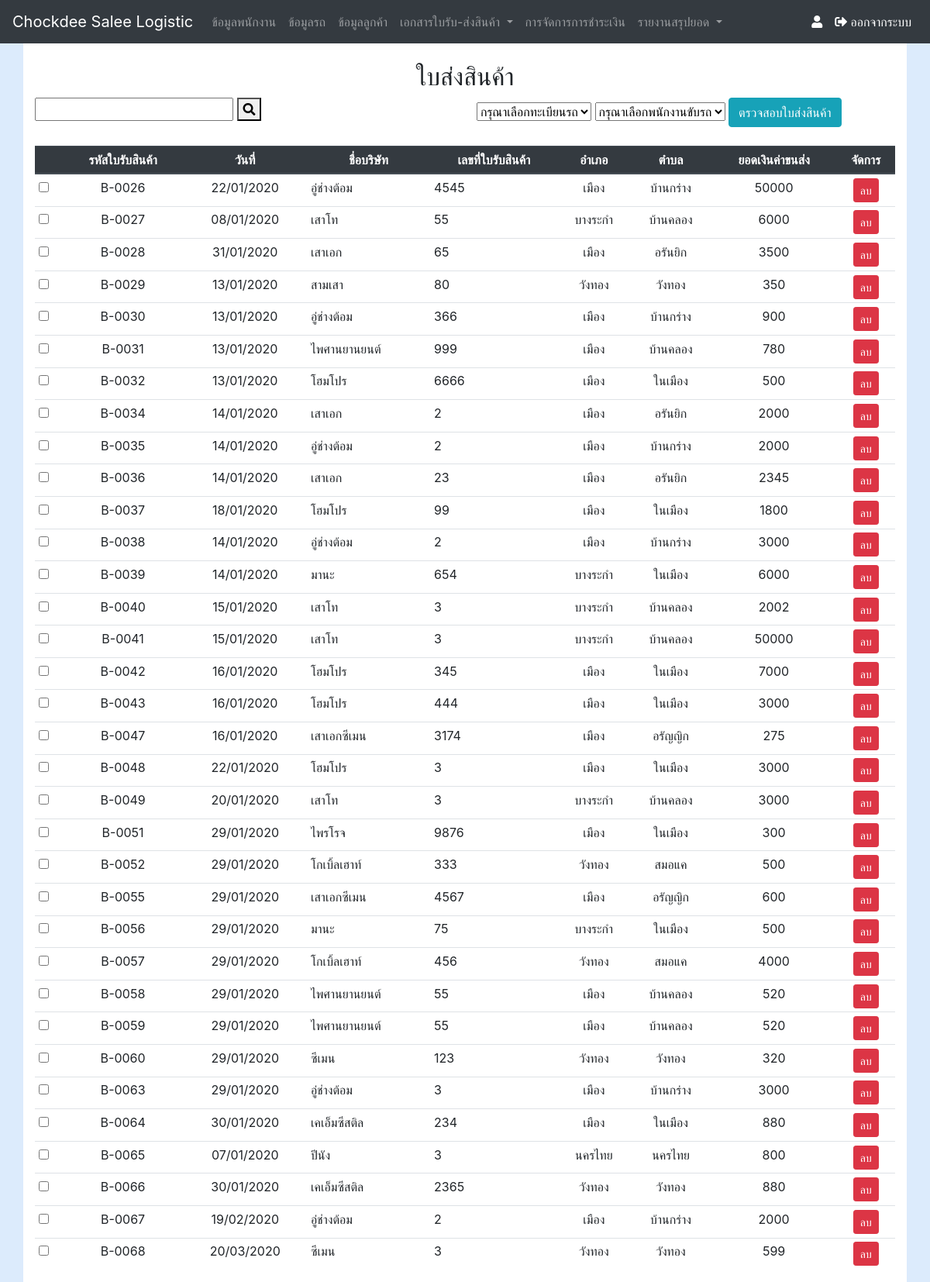
/receipt_show.php, run on an earlier commit of the app's database.
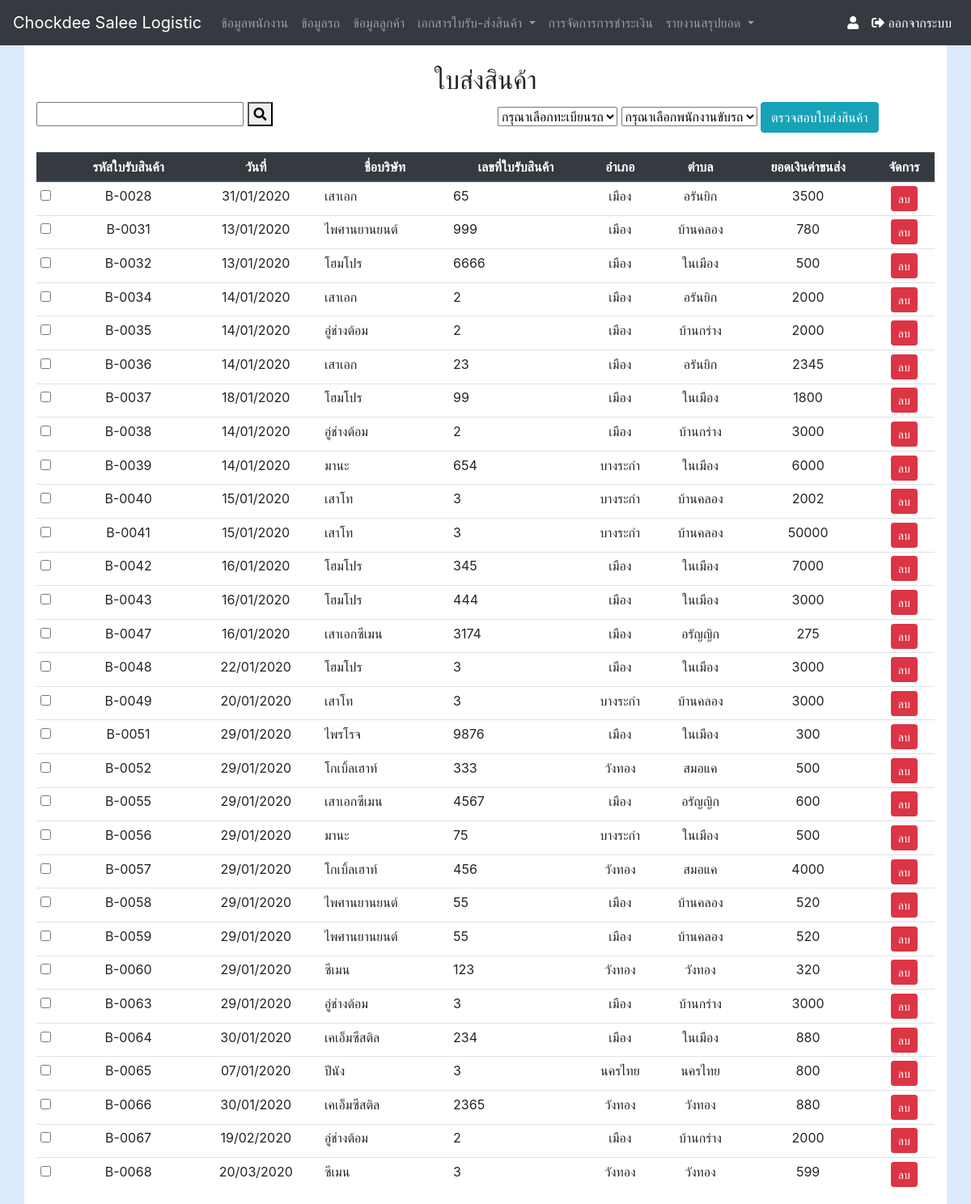
And on a later commit of the database.
### tables this page shows
CREATE TABLE `tb_waybill` (
  `wb_id` int(10) NOT NULL COMMENT 'auto',
  `wb_nbook` varchar(8) NOT NULL COMMENT 'เล่มที่',
  `wb_date` varchar(50) NOT NULL COMMENT 'วันที่',
  `wb_money` float NOT NULL COMMENT 'จำนวนเงิน',
  `wb_payment` enum('ยังไม่ได้ชำระ','ชำระแล้ว') NOT NULL COMMENT 'สถานะ',
  `wb_img` varchar(100) NOT NULL COMMENT 'รูปภาพ',
  `wb_nber` varchar(10) NOT NULL COMMENT 'เลขที่',
  `customer_id` varchar(10) NOT NULL COMMENT 'เรียกใช้มาจากตารางลูกค้า',
  `car_id` int(5) NOT NULL COMMENT 'เรียกใช้มาจากตารางข้อมูลรถ',
  `wb_id_set` varchar(8) DEFAULT NULL,
  `tb_inv_status` int(11) NOT NULL,
  `staff_id` int(11) NOT NULL
);

CREATE TABLE `tb_customer` (
  `cus_id` int(5) NOT NULL COMMENT 'รหัสลูกค้า',
  `customer_id` varchar(10) NOT NULL,
  `cus_compan` varchar(40) NOT NULL COMMENT 'ชื่อบริษัท',
  `cus_house` varchar(8) NOT NULL COMMENT 'บ้านเลขที่',
  `cus_vill` int(5) NOT NULL COMMENT 'หมู่ที่',
  `cus_sub` varchar(20) NOT NULL COMMENT 'ตำบล',
  `cus_area` varchar(20) NOT NULL COMMENT 'อำเภอ',
  `cus_pro` varchar(20) NOT NULL COMMENT 'จังหวัด',
  `cus_pos` varchar(5) NOT NULL COMMENT 'รหัสไปรษณีย์',
  `cus_tle` varchar(10) NOT NULL COMMENT 'เบอร์โทรศัพท์',
  `cus_tin` varchar(13) NOT NULL COMMENT 'เลขประจำตัวผู้เสียภาษี'
);

### receipt_show.php (the view, shortened to what the changed rows need)
<?php require_once('nevbar.php');
Nevbar(); ?>
<?php require_once('Connections/myconnect.php'); ?>
<?php
$query_waybill = "SELECT * FROM tb_waybill
LEFT JOIN tb_customer
ON tb_waybill.customer_id = tb_customer.cus_id
LEFT JOIN tb_car
ON tb_waybill.car_id = tb_car.car_id
WHERE tb_inv_status=0 and (tb_customer.cus_sub LIKE '%".$_GET["txtKeyword"]."%' or cus_compan LIKE '%".$_GET["txtKeyword"]."%' or tb_customer.cus_area LIKE '%".$_GET["txtKeyword"]."%' or wb_payment LIKE '%".$_GET["txtKeyword"]."%' )
ORDER BY wb_id";
$waybill = mysql_query($query_waybill, $myconnect) or die(mysql_error());
?>
<!DOCTYPE html
    PUBLIC "-//W3C//DTD XHTML 1.0 Transitional//EN" "http://www.w3.org/TR/xhtml1/DTD/xhtml1-transitional.dtd">
<html xmlns="http://www.w3.org/1999/xhtml">
<head>
    <link rel="stylesheet" href="css/custom.css" />
</head>
<body>
    <div class="container">
        <br />
        <h2 align="center">ใบส่งสินค้า</h2>
        <br />
        <div class="table-responsive">
            <table class="table table-hover table-sm">
                <thead class="thead-dark">
                    <tr>
                        <th>
                        </th>
                        <th>
                            <div align="center">รหัสใบรับสินค้า</div>
                        </th>
                        <th>
                            <div align="center">วันที่</div>
                        </th>
                        <th>
                            <div align="center">ชื่อบริษัท</div>
                        </th>
                        <th>
                            <div align="center">เลขที่ใบรับสินค้า</div>
                        </th>
                        <th>
                            <div align="center">อำเภอ</div>
                        </th>
                        <th>
                            <div align="center">ตำบล</div>
                        </th>
                        <th>
                            <div align="center">ยอดเงินค่าขนส่ง</div>
                        </th>
                        <th>
                            <div align="center">จัดการ</div>
                        </th>
                    </tr>
                </thead>
                <tbody>
                    <?php while($row_waybill = mysql_fetch_array($waybill)) { ?>
                    <tr>
                        <td><input type='checkbox' name='listData[]' value='<?php echo $row_waybill["wb_id"]; ?>'></td>
                        <td height="33">
                            <div align="center"><?php echo $row_waybill["wb_id_set"]; ?></div>
                        </td>
                        <td>
                            <div align="center">
                                <?php $date=date_create($row_waybill['wb_date']); echo date_format($date,"d/m/Y"); ?>
                        </td>
                        <td>
                            <div><?php echo $row_waybill['cus_compan']; ?></div>
                        </td>
                        <td>
                            <div><?php echo $row_waybill['wb_nbook']; ?></div>
                        </td>
                        <td>
                            <div align="center"><?php echo $row_waybill['cus_area']; ?></div>
                        </td>
                        <td>
                            <div align="center"><?php echo $row_waybill['cus_sub']; ?></div>
                        </td>
                        <td>
                            <div align="center"><?php echo $row_waybill['wb_money']; ?></div>
                        </td>
                        <td>
                            <div align="center">
                                <a class="btn btn-danger btn-sm" role="button"
                                    href="waybill_del.php?id=<?php echo $row_waybill['wb_id']; ?>?staff_id=<?php echo $row_waybill['waybill_id']; ?>"
                                    onclick="return confirm('ยืนยันที่จะลบข้อมูลหรือไม่ ?')">ลบ</a>
                        </td>
                    </tr>
                    <? } mysql_free_result($waybill); ?>
                </tbody>
            </table>
        </div>
</body>
</html>

What changed in the data, as far as the page shows it:
no longer on this page (row edited): tb_waybill: wb_id_set "B-0026", wb_date "22/01/2020", customer.cus_compan "อู่ช่างต้อม", wb_nbook "4545", customer.cus_area "เมือง", customer.cus_sub "บ้านกร่าง", wb_money "50000"
no longer on this page (row edited): tb_waybill: wb_id_set "B-0027", wb_date "08/01/2020", customer.cus_compan "เสาโท", wb_nbook "55", customer.cus_area "บางระกำ", customer.cus_sub "บ้านคลอง", wb_money "6000"
no longer on this page (row edited): tb_waybill: wb_id_set "B-0029", wb_date "13/01/2020", customer.cus_compan "สามเสา", wb_nbook "80", customer.cus_area "วังทอง", customer.cus_sub "วังทอง", wb_money "350"
no longer on this page (row edited): tb_waybill: wb_id_set "B-0030", wb_date "13/01/2020", customer.cus_compan "อู่ช่างต้อม", wb_nbook "366", customer.cus_area "เมือง", customer.cus_sub "บ้านกร่าง", wb_money "900"
